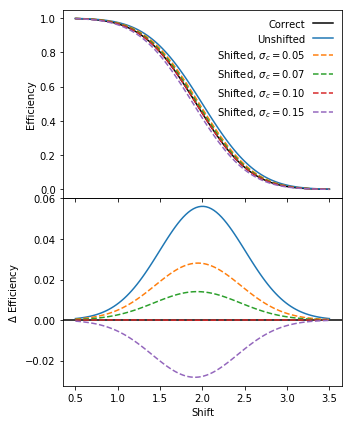

Here is the Python script that generated this plot:
import numpy as np
from scipy.stats import norm, skewnorm
import matplotlib.pyplot as plt
from scipy.integrate import simps
from matplotlib import rc


sigma = 0.1
xs = np.linspace(-5, 5, 1000)
sf = 1 - norm.cdf(xs, 2, 0.5)
mids = np.linspace(0.5, 4, 100)

alpha = 2
delta = alpha / np.sqrt(1 + alpha**2)
sigma_cor = [0.05, 0.075, 0.1, 0.15]
shift = np.sqrt(2 / np.pi) * delta * sigma
sigma_ratio1 = np.sqrt(1 - 2 * delta**2 / np.pi)

ef_a = np.zeros(mids.shape)
ef_no = np.zeros(mids.shape)
efs = np.zeros((mids.size, len(sigma_cor)))

for i, mid in enumerate(mids):
    pop_actual = skewnorm.pdf(xs, alpha, mid, sigma)    
    pop_approx1 = norm.pdf(xs, mid, sigma)
    
    ef_a[i] = simps(pop_actual * sf, x=xs)
    ef_no[i] = simps(pop_approx1 * sf, x=xs)
    
    for j, s in enumerate(sigma_cor):
        pop = norm.pdf(xs, mid + (shift * s / sigma), sigma * sigma_ratio1)
        efs[i, j] = simps(pop * sf, x=xs)

rc('text', usetex=True)
fig, axes = plt.subplots(nrows=2, sharex=True, figsize=(4, 5), gridspec_kw={"hspace": 0.0})
axes[0].plot(mids, ef_a, label="Correct", c="k")
axes[0].plot(mids, ef_no, label="Unshifted")


axes[1].axhline(0, c="k")
axes[1].plot(mids, ef_no - ef_a, label="Unshifted")
for row, c in zip(efs.T, sigma_cor):
    axes[0].plot(mids, row, label="Shifted, $\sigma_c = %0.2f$" % c, ls="--")
    axes[1].plot(mids, row - ef_a, label="Shifted, $\sigma_c = %0.2f$" % c, ls="--")

axes[1].set_xlabel("Shift")
axes[0].set_ylabel("Efficiency")
axes[1].set_ylabel("$\Delta$ Efficiency")
axes[0].legend(frameon=False, markerfirst=False)

fig.tight_layout()
plt.savefig("shift.png", bbox_inches="tight", transparent=True)
plt.savefig("../figures/shift.pdf", bbox_inches="tight", transparent=True)